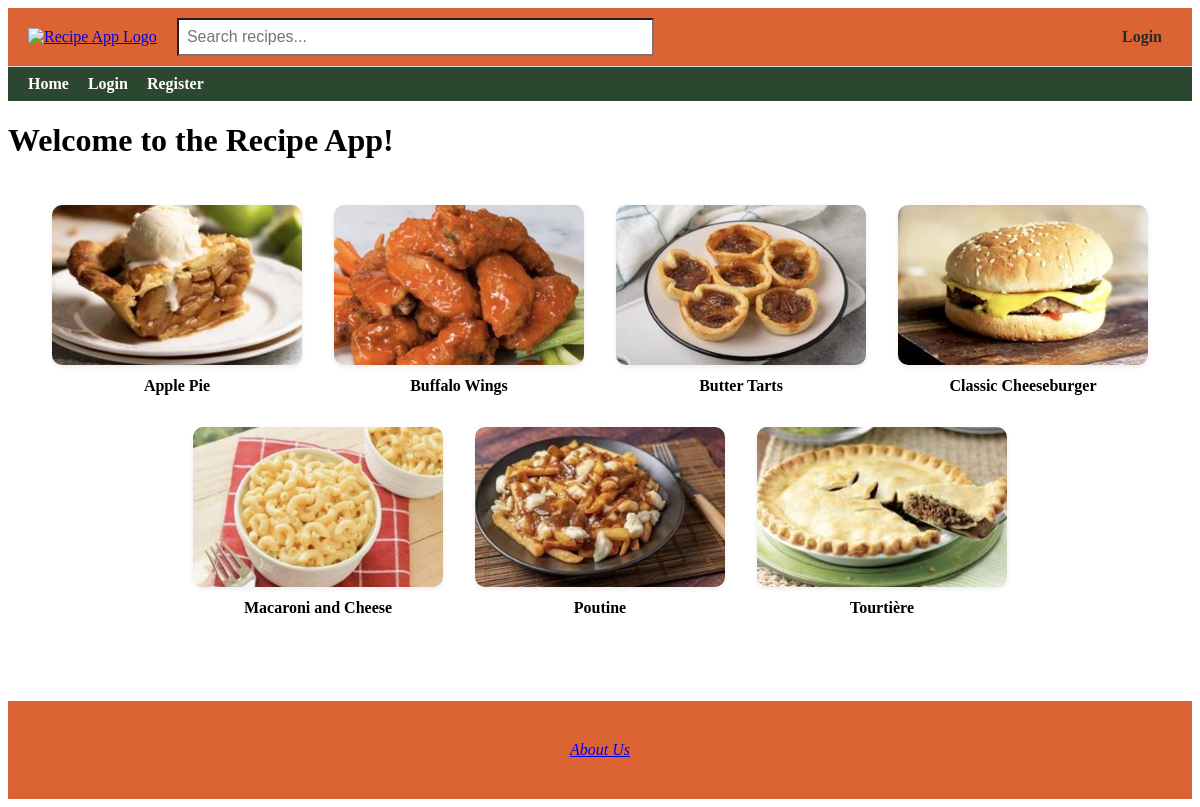
Before: / with the older database file.
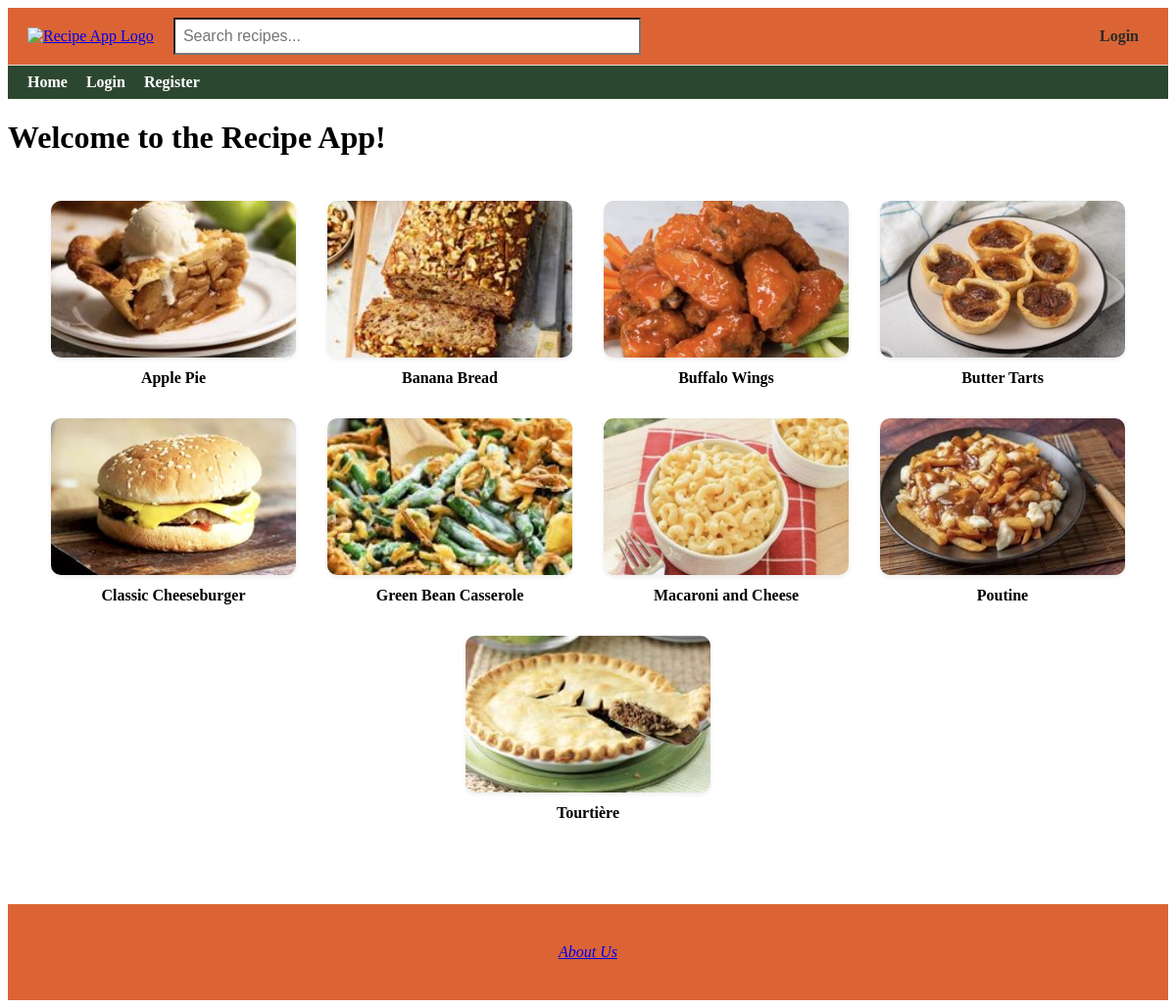
After: the same page with the newer database file.
### app/models.py (models this page shows, shortened)
class Recipe(db.Model):
    id = db.Column(db.Integer, primary_key=True)
    title = db.Column(db.String(100), nullable=False)
    description = db.Column(db.Text, nullable=False)
    ingredients = db.Column(db.Text, nullable=True)
    instructions = db.Column(db.Text, nullable=True)
    image_filename = db.Column(db.String(120), nullable=True)
    created = db.Column(db.DateTime, default=get_local_time)
    user_id = db.Column(db.Integer, db.ForeignKey('user.id'), nullable=False)
    rating_sum = db.Column(db.Integer, default=0)
    rating_count = db.Column(db.Integer, default=0)
    user = db.relationship('User', backref=db.backref('user_recipes', lazy=True), overlaps="author,recipes")

### app/routes.py (the view)
@app.route('/', methods=['GET','POST'])
def home():
    recipes = Recipe.query.order_by(Recipe.title.asc()).all()
    return render_template('home.html', recipes=recipes)

### app/routes.py (called while the page is built)
@app.context_processor
def inject_user():
    return dict(current_user=current_user)

### app/templates/home.html (shortened to what this page needs)
{% extends "base.html" %}
{% block content %}
<h1>Welcome to the Recipe App!</h1>
{% set colors = ['#FF6B6B', '#6BCB77', '#4D96FF', '#FFC75F', '#F9F871', '#A393EB', '#FF9671', '#00C9A7', '#D65DB1', '#845EC2'] %}
<div class="recipe-grid">
    {% for recipe in recipes %}
        {% set has_image = recipe.image_filename is not none %}
        {% set color = colors[recipe.id % colors|length] %}
        <a href="{{ url_for('recipe_details', id=recipe.id) }}"
            class="recipe-card {% if has_image %}has-image{% endif %}">
            <div class="recipe-card-box"
                style="background-color: {% if not has_image %}{{ color }}{% else %}transparent{% endif %};">
                {% if has_image %}
                    <img src="{{ url_for('static', filename='uploads/' + recipe.image_filename) }}"
                        alt="{{ recipe.title }}">
                {% endif %}
            </div>
            <div class="recipe-title">{{ recipe.title }}</div>
        </a>
    {% endfor %}
</div>
{% endblock %}

### app/templates/base.html (shortened to what this page needs)
<!DOCTYPE html>
<html lang="en">
<head>
</head>
<body>
    <div class="top-navbar">
        <div class="logo">
            <a href="{{ url_for('home') }}">
                <img src="{{ url_for('static', filename='spartan.png') }}" alt="Recipe App Logo">
            </a>
        </div>
        <div class="search-bar">
            <form action="{{ url_for('visitor_recipes') }}" method="get">
                <input type="text" name="q" placeholder="Search recipes...">
            </form>
        </div>
        <div class="login-link">
            {% if current_user.is_authenticated %}
                <div class="dropdown">
                    <button class="dropdown-toggle">{{ current_user.username }} ▼</button>
                    <div class="dropdown-content">
                        <a href="{{ url_for('public_profile', user_id=current_user.id) }}">Profile</a>
                        <a href="{{ url_for('view_profile') }}">Settings</a>
                        <a href="{{ url_for('logout') }}">Logout</a>
                    </div>
                </div>
            {% elif session.get('visitor_email') %}
                <a href="{{ url_for('logout') }}">Exit Visitor Mode</a>
            {% else %}
                <a href="{{ url_for('login') }}">Login</a>
            {% endif %}
        </div>
    </div>
    <div class="bottom-navbar">
    <a href="{{ url_for('home') }}" {% if request.endpoint == 'home' %}class="active"{% endif %}>Home</a>
    {% if current_user.is_authenticated %}
        <a href="{{ url_for('recipes') }}" {% if request.endpoint == 'recipes' %}class="active"{% endif %}>My Recipes</a>
        <a href="{{ url_for('make_recipe') }}" {% if request.endpoint == 'make_recipe' %}class="active"{% endif %}>Make Recipe</a>
        <a href="{{ url_for('logout') }}">Logout</a>
    {% elif session.get('visitor_email') %}
        <a href="{{ url_for('visitor_recipes') }}" {% if request.endpoint == 'visitor_recipes' %}class="active"{% endif %}>Visitor Recipes</a>
        <a href="{{ url_for('logout') }}">Exit Visitor Mode</a>
    {% else %}
        <a href="{{ url_for('login') }}" {% if request.endpoint == 'login' %}class="active"{% endif %}>Login</a>
        <a href="{{ url_for('register') }}" {% if request.endpoint == 'register' %}class="active"{% endif %}>Register</a>
    {% endif %}
    </div>
    {% block content %}{% endblock %}
    <footer>
    <a href="{{ url_for('about_us') }}">About Us</a>
</footer>
</body>
</html>

### app/templates/base.html (style rules this page uses)
.top-navbar { display: flex; align-items: center; justify-content: space-between; padding: 10px 20px; background-color: #dc6434; border-bottom: 1px solid #ddd; }
.top-navbar .logo img { height: 50px; }
.top-navbar .search-bar { flex: 1; margin: 0 20px; }
.top-navbar .search-bar input[type="text"] { width: 50%; padding: 8px; font-size: 16px; background-color: #ffffff }
.top-navbar .login-link a { margin-left: 10px; margin-right: 10px; font-weight: bold; text-decoration: none; color: #282B28; transition: color 0.2s ease; }
.bottom-navbar { background-color: #2c4730; padding: 8px 20px; }
.bottom-navbar a { margin-right: 15px; text-decoration: none; font-weight: bold; color: #ffffff; }
footer { margin-top: 60px; padding: 40px 20px; text-align: center; background-color: #dc6434; color: #fbdb92; font-style: italic; }

### app/templates/home.html (style rules this page uses)
.recipe-grid { display: flex; flex-wrap: wrap; justify-content: center; gap: 32px; padding: 24px; max-width: 1200px; margin: 0 auto; }
.recipe-card { width: 250px; height: auto; text-decoration: none; color: inherit; display: flex; flex-direction: column; align-items: center; }
.recipe-card-box { width: 100%; height: 160px; border-radius: 10px; overflow: hidden; box-shadow: 0 2px 5px rgba(0, 0, 0, 0.08); transition: transform 0.2s ease, box-shadow 0.2s ease; }
.recipe-card img { width: 100%; height: 100%; object-fit: cover; display: block; }
.recipe-title { margin-top: 12px; font-weight: bold; font-size: 1em; text-align: center; }

Changed rows visible on the page:
added Recipe: image_filename (picture), title "Banana Bread"
added Recipe: image_filename (picture), title "Green Bean Casserole"
